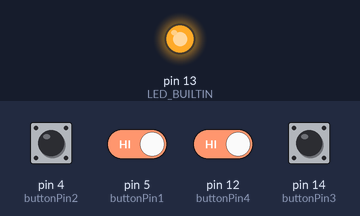
A sketch run on a simulated Arduino Uno, built with avr-gcc and run on an emulated ATmega328P. On the bench: output pins drawn as LEDs (lit = HIGH). The inputs (shaded band) are chosen by the test bench; at power-on: pin 4 (buttonPin2), pin 5 (buttonPin1), pin 12 (buttonPin4), pin 14 (buttonPin3) HIGH. What the sketch prints to the serial monitor is not drawn.

Above: at 1.2 s.
1.3 s: pin 4 (buttonPin2) pulled LOW for 0.15 s
4.3 s: pin 4 (buttonPin2) driven LOW and pin 5 (buttonPin1) driven LOW
7.3 s: pin 5 (buttonPin1) driven HIGH and pin 12 (buttonPin4) driven LOW
Timing chart, 0 to 10.3 s (numbered marks = the images above; inputs shaded):
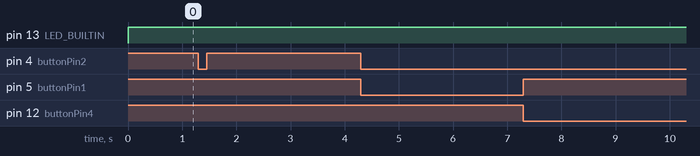

The sketch:

ArduinoStreamDeck.ino
```cpp
/*
  created 2025
  by Gaby

*/
#define DELAY_HOLD      1000

// constants won't change. They're used here to set pin numbers:
const int buttonPin1 = 5;   // (D1)
const int buttonPin2 = 4;   // (D2)
const int buttonPin3 = 14;  // (D5)
const int buttonPin4 = 12;  // (D6)


// variables will change:
unsigned long button1PressStart = 0; // Time when button was pressed
bool button1PreviouslyPressed = false;
bool button1_hold_sent = false;

unsigned long button2PressStart = 0; // Time when button was pressed
bool button2PreviouslyPressed = false;
bool button2_hold_sent = false;

unsigned long button3PressStart = 0; // Time when button was pressed
bool button3PreviouslyPressed = false;
bool button3_hold_sent = false;

unsigned long button4PressStart = 0; // Time when button was pressed
bool button4PreviouslyPressed = false;
bool button4_hold_sent = false;

//print template to use <<
template <typename T>
Print& operator<<(Print& printer, T value)
{
    printer.print(value);
    return printer;
}

void setup() {
   Serial.begin(9600); // Serial port on 9600 bauds

  // initialize the LED pin as an output:
  // initialize the pushbutton pins as an input (up):
  pinMode(buttonPin1, INPUT_PULLUP);
  pinMode(buttonPin2, INPUT_PULLUP);
  pinMode(buttonPin3, INPUT_PULLUP);
  pinMode(buttonPin4, INPUT_PULLUP);
  pinMode(LED_BUILTIN, OUTPUT);
}

void loop() {
  // read the state of the pushbuttons values:
  //1 if untouched, 0 if pressed
  bool button1_pressed = digitalRead(buttonPin1) == LOW;
  bool button2_pressed = digitalRead(buttonPin2) == LOW;
  bool button3_pressed = digitalRead(buttonPin3) == LOW;
  bool button4_pressed = digitalRead(buttonPin4) == LOW;


  if (button1_pressed) {
    if (!button1PreviouslyPressed) {
      // Le bouton vient juste d’être pressé
      button1PressStart = millis();
      button1PreviouslyPressed = true;
    }

    if (millis() - button1PressStart >= DELAY_HOLD && !button1_hold_sent) {
      button1_hold_sent=true;
      Serial<<"Button 1/Hold";
    }
  }
  else {
    if (button1PreviouslyPressed && !button1_hold_sent) {
      Serial<<"Button 1/Press";
    }

    button1_hold_sent=false;
    button1PreviouslyPressed = false;
  }

  if (button2_pressed) {
    if (!button2PreviouslyPressed) {
      // Le bouton vient juste d’être pressé
      button2PressStart = millis();
      button2PreviouslyPressed = true;
    }

    if (millis() - button2PressStart >= DELAY_HOLD && !button2_hold_sent) {
      button2_hold_sent=true;
      Serial<<"Button 2/Hold";
    }
  }
  else {
    if (button2PreviouslyPressed && !button2_hold_sent) {
      Serial<<"Button 2/Press";
    }

    button2_hold_sent=false;
    button2PreviouslyPressed = false;
  }

  if (button3_pressed) {
    if (!button3PreviouslyPressed) {
      // Le bouton vient juste d’être pressé
      button3PressStart = millis();
      button3PreviouslyPressed = true;
    }

    if (millis() - button3PressStart >= DELAY_HOLD && !button3_hold_sent) {
      button3_hold_sent=true;
      Serial<<"Button 3/Hold";
    }
  }
  else {
    if (button3PreviouslyPressed && !button3_hold_sent) {
      Serial<<"Button 3/Press";
    }

    button3_hold_sent=false;
    button3PreviouslyPressed = false;
  }

  if (button4_pressed) {
    if (!button4PreviouslyPressed) {
      // Le bouton vient juste d’être pressé
      button4PressStart = millis();
      button4PreviouslyPressed = true;
    }

    if (millis() - button4PressStart >= DELAY_HOLD && !button4_hold_sent) {
      button4_hold_sent=true;
      Serial<<"Button 4/Hold";
    }
  }
  else {
    if (button4PreviouslyPressed && !button4_hold_sent) {
      Serial<<"Button 4/Press";
    }

    button4_hold_sent=false;
    button4PreviouslyPressed = false;
  }

  digitalWrite(LED_BUILTIN, HIGH);  // turn the LED on (HIGH is the voltage level)
  delay(50);                      // wait for 50 ms
  digitalWrite(LED_BUILTIN, LOW);   // turn the LED off by making the voltage LOW

}
```
